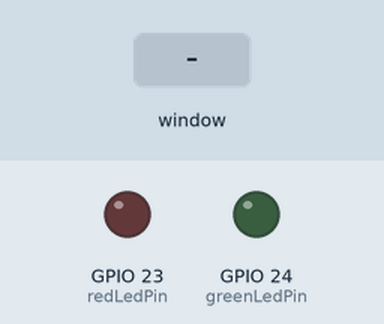
Recording of a program running on a simulated Raspberry Pi (BCM pin numbers). On the bench: output pins drawn as LEDs (lit = HIGH). The test bench sets the inputs (shaded band). The desktop window is not drawn, its controls go by their first labels and the mouse button is held 0.15 s.

Above: at 1.2 s.
1.3 s: control labelled "on" in the window clicked
At 1.7 s:
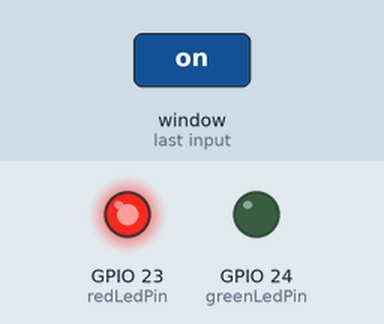
2.8 s: control no. 2 labelled "on" in the window clicked
At 4.0 s:
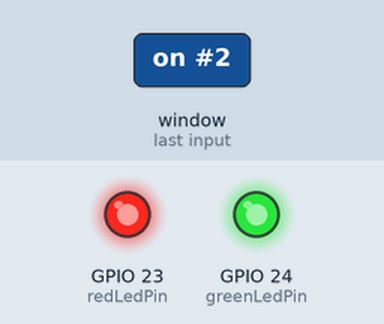
4.3 s: control labelled "off" in the window clicked
At 5.2 s:
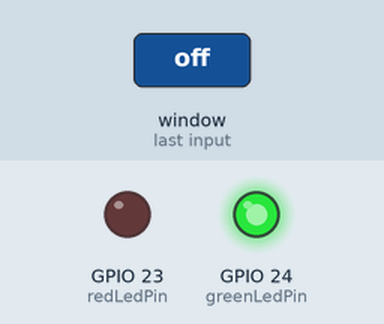
5.8 s: control no. 2 labelled "off" in the window clicked
At 6.3 s:
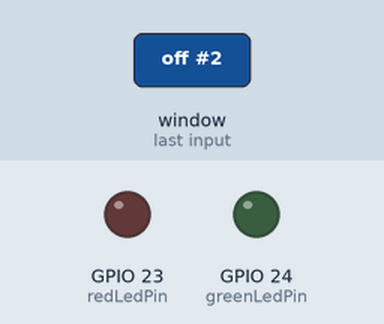
Timing chart, 0 to 8.3 s (numbered marks = the images above; inputs shaded):
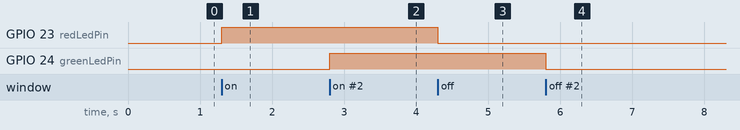

Measured:
- after the input at 1.3 s, GPIO 23 (redLedPin): LOW → HIGH at once
- after the input at 2.8 s, GPIO 24 (greenLedPin): LOW → HIGH at once
- after the input at 4.3 s, GPIO 23 (redLedPin): HIGH → LOW at once
- after the input at 5.8 s, GPIO 24 (greenLedPin): HIGH → LOW at once

The program:

main23.py
```python
# tkinter: GUI 라이브러리
# RPi.GPIO: 라즈베리파이 GPIO 핀 제어 라이브러리
import tkinter
import tkinter.font
import RPi.GPIO as GPIO

# 빨간색과 초록색 LED가 연결된 GPIO 핀 번호
redLedPin = 23
greenLedPin = 24

GPIO.setwarnings(False)

# GPIO 모드 설정 (BCM 핀 번호 방식)
GPIO.setmode(GPIO.BCM)

# 빨간색과 초록색 LED 핀을 출력 모드로 설정
GPIO.setup(redLedPin, GPIO.OUT)
GPIO.setup(greenLedPin, GPIO.OUT)

# 빨간색 LED 켜기 함수
def redLedOn():
    GPIO.output(redLedPin, 1)  # GPIO 핀에 HIGH 신호 출력

# 빨간색 LED 끄기 함수
def redLedOff():
    GPIO.output(redLedPin, 0)  # GPIO 핀에 LOW 신호 출력

# 초록색 LED 켜기 함수
def greenLedOn():
    GPIO.output(greenLedPin, 1)  # GPIO 핀에 HIGH 신호 출력

# 초록색 LED 끄기 함수
def greenLedOff():
    GPIO.output(greenLedPin, 0)  # GPIO 핀에 LOW 신호 출력

# Tkinter 윈도우 생성
window = tkinter.Tk()
window.title("LED FAN CONTROL")  # 창 제목 설정
window.geometry("400x400")  # 창 크기 설정
window.resizable(False, False)  # 창 크기 조정 비활성화

font = tkinter.font.Font(size=15)

# 빨간색 LED 컨트롤 버튼 및 레이블 생성
redLedLabel = tkinter.Label(window, text="RED LED", font=font)  # 레이블: "RED LED"
redLedOnBtn = tkinter.Button(window, width=6, height=2, text="on", command=redLedOn)  # 빨간 LED 켜기 버튼
redLedOffBtn = tkinter.Button(window, width=6, height=2, text="off", command=redLedOff)  # 빨간 LED 끄기 버튼

# 초록색 LED 컨트롤 버튼 및 레이블 생성
greenLedLabel = tkinter.Label(window, text="GREEN LED", font=font)  # 레이블: "GREEN LED"
greenLedOnBtn = tkinter.Button(window, width=6, height=2, text="on", command=greenLedOn)  # 초록 LED 켜기 버튼
greenLedOffBtn = tkinter.Button(window, width=6, height=2, text="off", command=greenLedOff)  # 초록 LED 끄기 버튼

# 위젯을 화면에 배치 (Grid 레이아웃 사용)
redLedLabel.grid(row=0, column=0)
redLedOnBtn.grid(row=0, column=1)
redLedOffBtn.grid(row=0, column=2)
greenLedLabel.grid(row=1, column=0)
greenLedOnBtn.grid(row=1, column=1)
greenLedOffBtn.grid(row=1, column=2)

window.mainloop()

GPIO.cleanup()
```
